Frame 1 (no input): blank canvas, image omitted
Frame 60 (the mouse pressed at the canvas centre just before this capture): blank canvas, image omitted
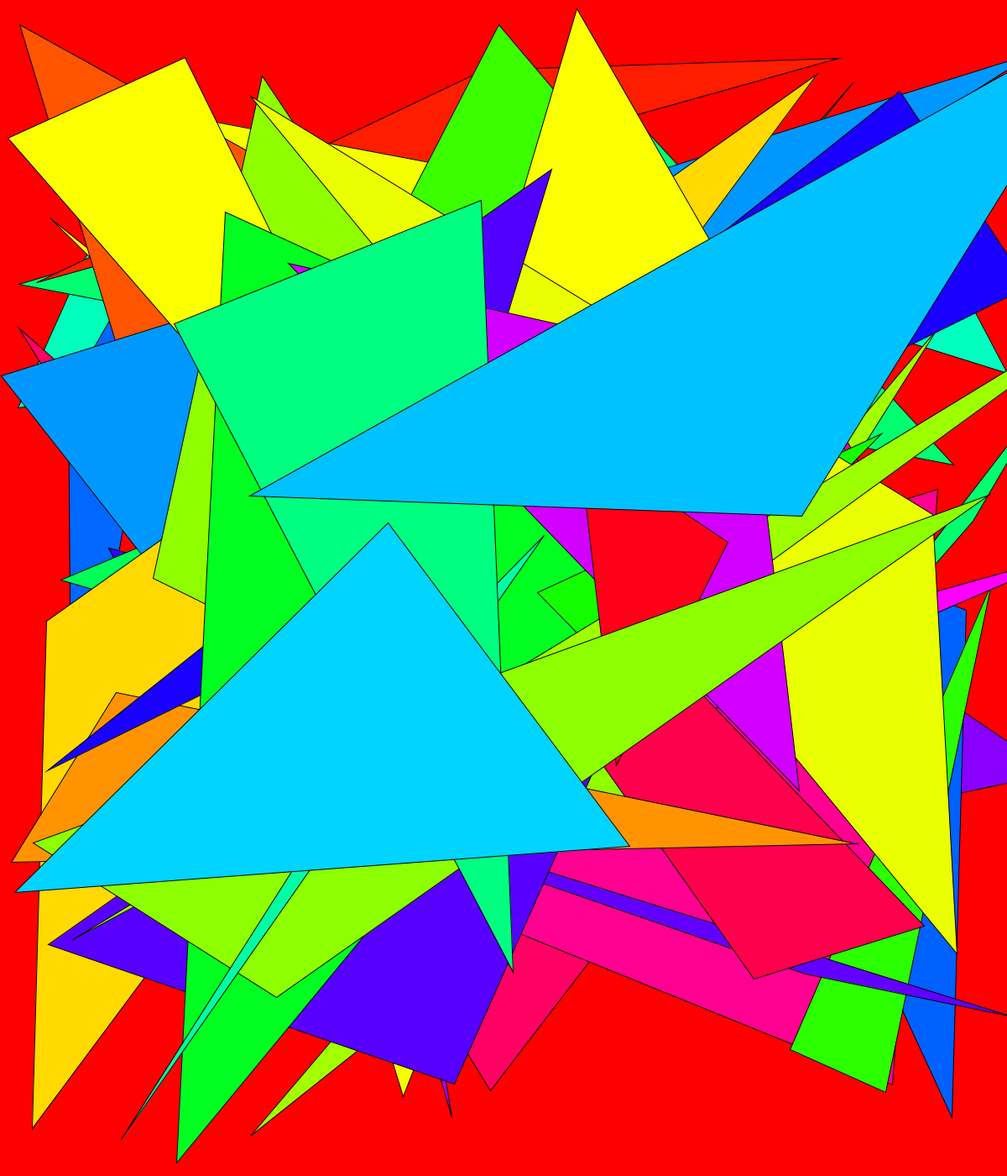
Frame 120 (the mouse held since frame 60 and released just before this capture)

The Processing sketch whose frames 1 and 60 were blank and that drew this single picture after the mouse press (run headless with seeded random() and noise(); from frame 60 on, the mouse is pressed at the canvas centre):

// Processing sketch: conditionals
// ── conditionals.pde
//Welcome to Creative Coding!
//Change numbers to figure out what the variables do.

//This function runs when the program first starts
void setup() {  
  size(1200, 1400);
  colorMode(HSB,360,100,100,100);
  background(360,360,360);
}
//End of setup()

//This function runs continuously until the program ends
void draw() {
  //background(360,0,100);
  
  if(mousePressed){
    float a = random(0,1200);
    float b = random(0,1200);
    float c = random(0,1200);
    float d = random(0,1400);
    float e = random(0,1400);
    float f = random(0,1400);
    
    fill(random(0,360),360,360);
    triangle(a,b,c,d,e,f);

  }
}
//End of draw()
